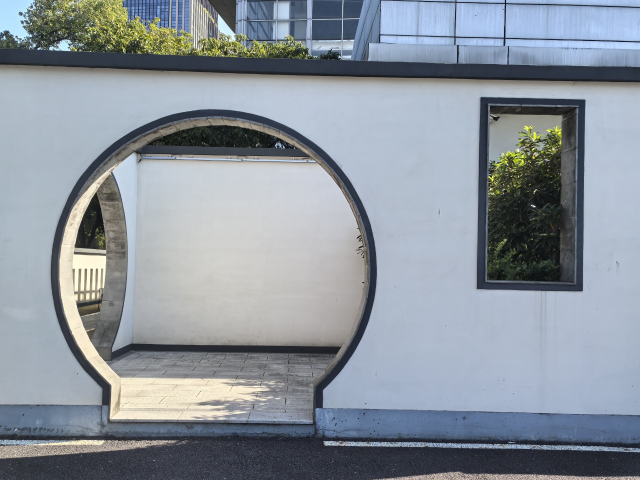
//> input picture 实验课5/实验5 - 副本/实验5/1.jpg, 1280 x 960 px (shown at 1/2 size)
$ ./FileName_with_display   (built with g++ and OpenCV 4)
//> lines starting //> are read from the running program, lines starting //| are printed output that depends on the picture; after the words box and inside, x2 and y2 are one past the last pixel; in counts of white or black regions, pixels touching at a corner belong together
#include <opencv2/opencv.hpp>
#include <iostream>
#include <vector>
#include <string>

using namespace cv;
using namespace std;

/**
 * @brief Detects the inner contour of an archway in an image.
 * @param inputPath The path to the input image.
 * @param outputPath The path where the result image will be saved.
 */
void detectArchContour(const string& inputPath, const string& outputPath) {
    Mat img = imread(inputPath);  // 修改：使用传入的路径参数
    if (img.empty()) {
        cout << "[ERROR] Could not load image: " << inputPath << endl;
        return;
    }

    Mat gray;
    cvtColor(img, gray, COLOR_BGR2GRAY);

    // Gaussian blur to reduce noise
    GaussianBlur(gray, gray, Size(5, 5), 1.55);

    // Canny edge detection
    Mat edges;
    Canny(gray, edges, 50, 155);

    // Morphological closing to connect broken edges
    Mat kernel = getStructuringElement(MORPH_ELLIPSE, Size(6, 6));
    morphologyEx(edges, edges, MORPH_CLOSE, kernel);

    // Find all external contours
    vector<vector<Point>> contours;
    vector<Vec4i> hierarchy;
    findContours(edges, contours, hierarchy, RETR_EXTERNAL, CHAIN_APPROX_SIMPLE);

    double maxArea = 0;
    int bestIdx = -1;

    for (int i = 0; i < (int)contours.size(); ++i) {
        double area = contourArea(contours[i]);
        if (area < 20000) continue; // Filter out small areas

        // Calculate circularity (to determine if it's an arch)
        double perimeter = arcLength(contours[i], true);
        if (perimeter == 0) continue;
        double circularity = 4.0 * CV_PI * area / (perimeter * perimeter);
        if (circularity < 0.05) continue; // Exclude non-circular/non-arch structures

        if (area > maxArea) {
            maxArea = area;
            bestIdx = i;
        }
    }

    Mat result = img.clone();

    if (bestIdx != -1) {
        // Create a mask and fill the original contour
        Mat mask = Mat::zeros(img.size(), CV_8UC1);
        drawContours(mask, contours, bestIdx, Scalar(255), FILLED);

        // Erode the mask to shrink it inwards (controls the inset)
        Mat erodedMask;
        Mat erodeKernel = getStructuringElement(MORPH_ELLIPSE, Size(21, 21)); // Adjustable: inset size
        erode(mask, erodedMask, erodeKernel);

        // Find new contours in the eroded mask (the inner contour)
        vector<vector<Point>> innerContours;
        findContours(erodedMask, innerContours, RETR_EXTERNAL, CHAIN_APPROX_SIMPLE);

        if (!innerContours.empty()) {
            // Select the largest inner contour (usually there's only one)
            int innerBest = 0;
            double maxInnerArea = contourArea(innerContours[0]);
            for (size_t j = 1; j < innerContours.size(); ++j) {
                double a = contourArea(innerContours[j]);
                if (a > maxInnerArea) {
                    maxInnerArea = a;
                    innerBest = j;
                }
            }
            drawContours(result, innerContours, innerBest, Scalar(0, 255, 0), 3);
            cout << "[SUCCESS] Arch contour found and shrunk. Original area: " << maxArea
                << ", Shrunk area: " << maxInnerArea << endl;
        }
        else {
            // Fallback to the original contour if shrinking fails
            drawContours(result, contours, bestIdx, Scalar(0, 255, 0), 3);
            cout << "[WARNING] No valid contour after shrinking. Drawing the original contour. Area: " << maxArea << endl;
        }
    }
    else {
        cout << "[ERROR] No suitable arch contour found for " << inputPath << "!" << endl;
    }

    // 保存结果图像
    imwrite(outputPath, result);

    // ========== 新增：直接展示结果 ==========
    // 缩放图像以适应屏幕显示
    float scale = 0.6;
    Mat showOriginal, showEdges, showResult;

    resize(img, showOriginal, Size(), scale, scale);
    resize(edges, showEdges, Size(), scale, scale);
    resize(result, showResult, Size(), scale, scale);

    // 显示处理过程和结果
    imshow("1. Original Image - " + inputPath, showOriginal);
    imshow("2. Edge Detection - " + inputPath, showEdges);
    imshow("3. Final Result - " + inputPath, showResult);

    cout << "[INFO] Press any key to continue to next image, or ESC to exit..." << endl;

    // 等待用户按键
    int key = waitKey(0);
    if (key == 27) { // ESC键
        cout << "[INFO] User pressed ESC, exiting..." << endl;
        destroyAllWindows();
        exit(0);
    }

    // 关闭当前图像的窗口
    destroyWindow("1. Original Image - " + inputPath);
    destroyWindow("2. Edge Detection - " + inputPath);
    destroyWindow("3. Final Result - " + inputPath);
}

int main() {
    // 修改：使用你项目中实际存在的图像文件
    vector<string> filenames = {
        "1.jpg",
        "2.jpg",
        "3.jpg"
    };

    // 修改：使用指定的保存路径
    string projectRootPath = "";

    // 输出文件夹 - 使用你指定的路径
    string outputFolder = "E:/01_code/opcv/实验课5/实验5/实验5/";

    // 输出路径已指定为绝对路径，无需创建文件夹

    cout << "=== 拱形门内轮廓检测与展示程序 ===" << endl;
    cout << "处理图像文件：";
    for (const string& name : filenames) {
        cout << name << " ";
    }
    cout << endl << endl;

    // Loop through and process each image
    for (const string& filename : filenames) {
        // Construct the correct input path relative to the executable's location
        string inputPath = projectRootPath + filename;

        // Construct the correct output path
        string outputPath = outputFolder + filename;

        cout << "Processing: " << inputPath << endl;
        detectArchContour(inputPath, outputPath);
//> in detectArchContour, img is the input picture: 960 rows x 1280 cols, CV_8UC3; mean B, G, R 156.1, 147.3, 139.2
//> in detectArchContour, `cvtColor(img, gray, COLOR_BGR2GRAY);`:
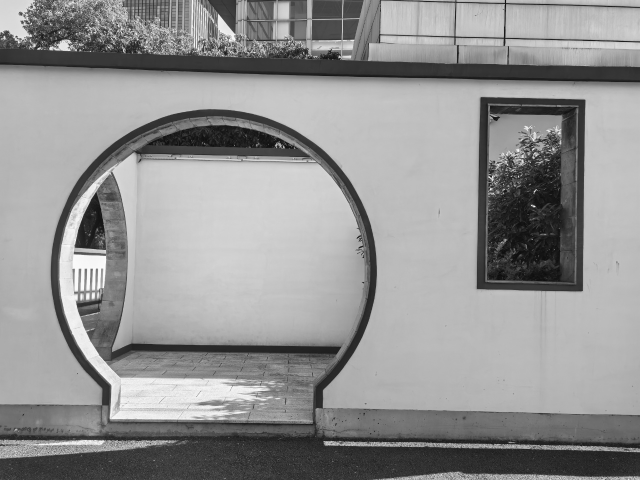
//> gray: 960 rows x 1280 cols, CV_8UC1 (shown at 1/2 size); min 7, max 255, mean 145.9
//> in detectArchContour, `Canny(gray, edges, 50, 155);`:
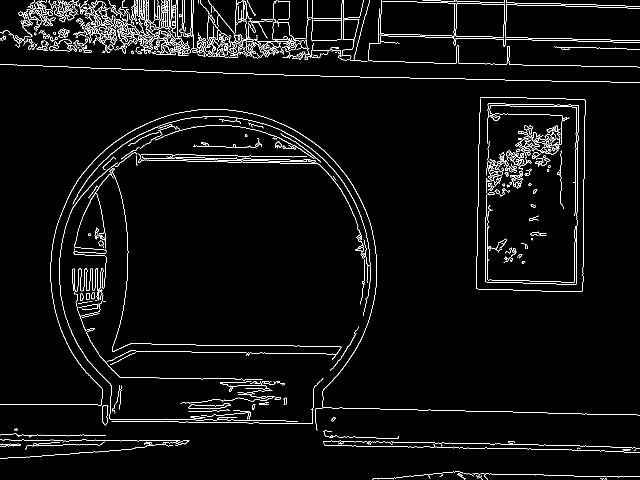
//> edges: 960 rows x 1280 cols, CV_8UC1 (shown at 1/2 size); 3.5% white in thin lines or dots
//> in detectArchContour, `morphologyEx(edges, edges, MORPH_CLOSE, kernel);`:
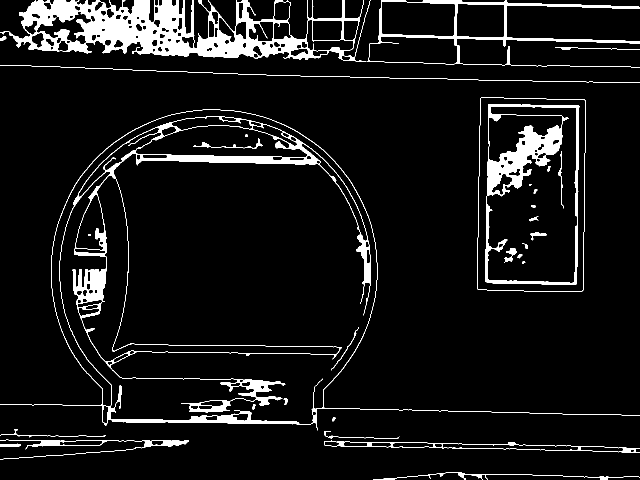
//> edges: 960 rows x 1280 cols, CV_8UC1 (shown at 1/2 size); 7.5% white; 32 white regions (2 under 20 px)
//> in detectArchContour, `findContours(edges, contours, hierarchy, RETR_EXTERNAL, CHAIN_APPROX_S..`: contours = 14 contours, 1 with area under 20; largest, box (x1, y1, x2, y2) and area: (0, 219, 1280, 861) 334428, (954, 195, 1172, 584) 81307, (0, 0, 741, 124) 53562, (734, 0, 1280, 136) 29678, (648, 881, 1280, 906) 5520
//> the loop in detectArchContour, `for (int i = 0; i < (int)contours.size(); ++i)` made 14 passes
//> (area, perimeter, circularity, maxArea) on pass 8: (334428, 3961.5, 0.268, 334428)
//> (area, perimeter, circularity) on passes 9, 13, 14: (81307, 1194.4, 0.716), (29678.5, 2730.8, 0.05), (53562.5, 3882.3, 0.0447)
//> after the loop in detectArchContour, `for (int i = 0; i < (int)contours.size(); ++i)`: maxArea = 334428; bestIdx = 7
//> in detectArchContour, `drawContours(mask, contours, bestIdx, Scalar(255), FILLED);`:
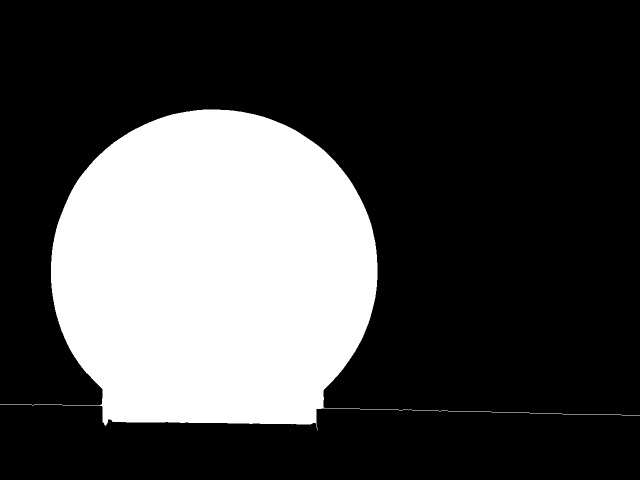
//> mask: 960 rows x 1280 cols, CV_8UC1 (shown at 1/2 size); 27.4% white; 1 white region, box (x1, y1, x2, y2) and area: (0, 219, 1280, 861) 336266
//> in detectArchContour, `erode(mask, erodedMask, erodeKernel);`:
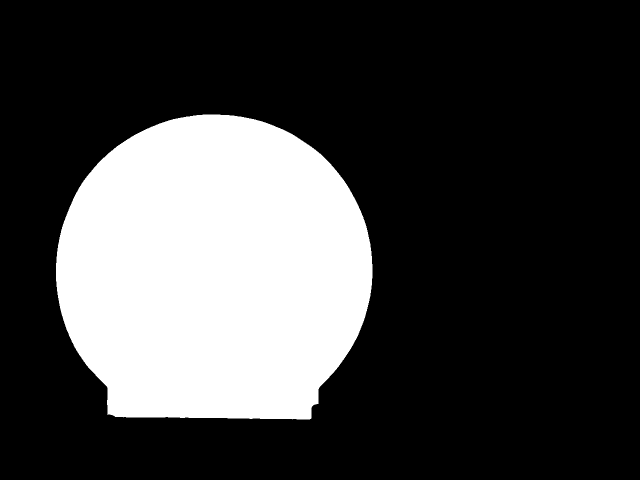
//> erodedMask: 960 rows x 1280 cols, CV_8UC1 (shown at 1/2 size); 25.6% white; 1 white region
//> in detectArchContour, `findContours(erodedMask, innerContours, RETR_EXTERNAL, CHAIN_APPROX_SI..`: innerContours = 1 contour; box (x1, y1, x2, y2) and area: (112, 229, 745, 839) 313235
//> in detectArchContour, `double maxInnerArea = contourArea(innerContours[0]);`: maxInnerArea = 313235
//> after the loop in detectArchContour, `for (size_t j = 1; j < innerContours.size(); ++j)`: innerBest = 0
//> in detectArchContour, `drawContours(result, innerContours, innerBest, Scalar(0, 255, 0), 3);`:
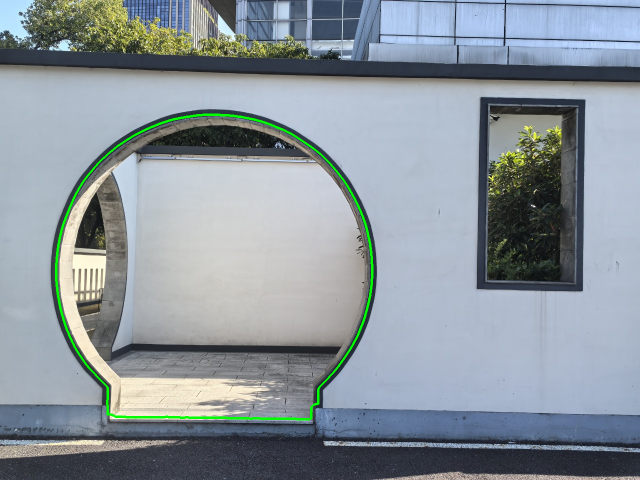
//> result: 960 rows x 1280 cols, CV_8UC3 (shown at 1/2 size); 0.77% of pixels changed, all inside (x1, y1, x2, y2) = (110, 227, 747, 841)
//| [SUCCESS] Arch contour found and shrunk. Original area: 334428, Shrunk area: 313235
//> in detectArchContour, `resize(edges, showEdges, Size(), scale, scale);`:
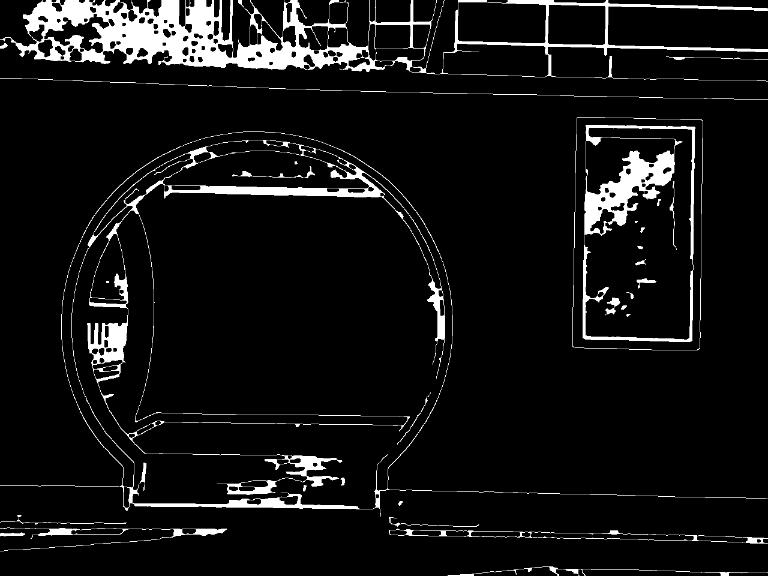
//> showEdges: 576 rows x 768 cols, CV_8UC1; min 0, max 255, mean 19
//> the space key is pressed
    }
//> pass 2 of the loop `for (const string& filename : filenames)`:
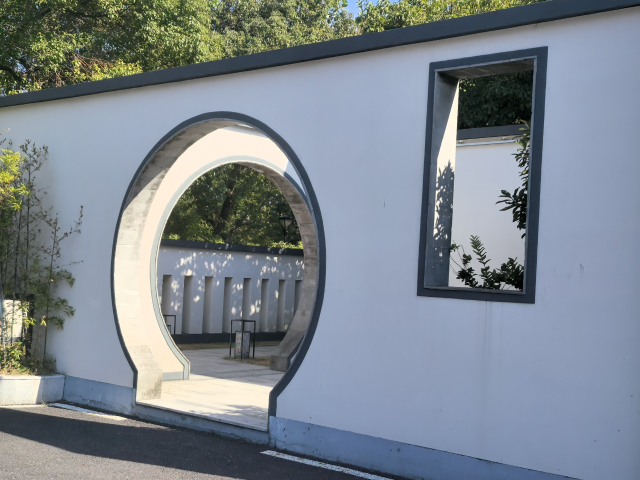
//> input picture 实验课5/实验5 - 副本/实验5/2.jpg, 1280 x 960 px (shown at 1/2 size)
//> in detectArchContour, img is the input picture: 960 rows x 1280 cols, CV_8UC3; mean B, G, R 142.7, 134.1, 125
//> in detectArchContour (call 2), `morphologyEx(edges, edges, MORPH_CLOSE, kernel);`:
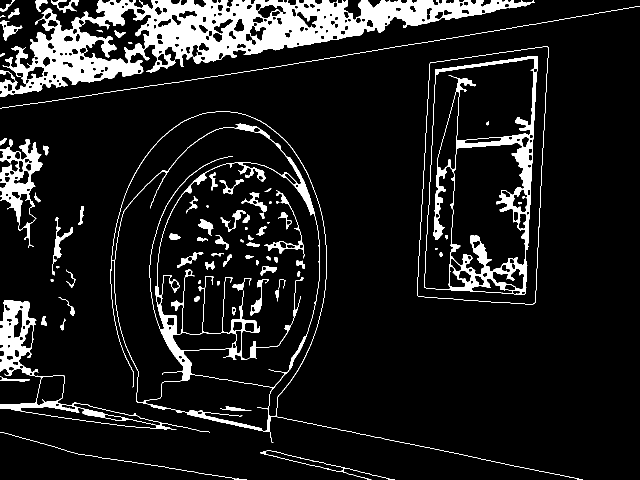
//> edges: 960 rows x 1280 cols, CV_8UC1 (shown at 1/2 size); 10.3% white; 82 white regions (5 under 20 px)
//> contours = 32 contours, 7 with area under 20; largest, box (x1, y1, x2, y2) and area: (221, 223, 1166, 960) 213984, (834, 93, 1097, 609) 116266, (0, 0, 1069, 194) 74631, (0, 600, 420, 865) 17540, (0, 279, 86, 496) 7940
//> the loop in detectArchContour (call 2), `for (int i = 0; i < (int)contours.size(); ++i)` made 32 passes
//> (area, perimeter, circularity, maxArea) on pass 18: (213983.5, 3788.8, 0.187, 213983.5)
//> after the loop in detectArchContour (call 2), `for (int i = 0; i < (int)contours.size(); ++i)`: maxArea = 213983.5; bestIdx = 17
//> mask: 960 rows x 1280 cols, CV_8UC1; 17.6% white; 1 white region, box (x1, y1, x2, y2) and area: (221, 223, 1166, 960) 215696
//> erodedMask: 960 rows x 1280 cols, CV_8UC1; 16.1% white; 1 white region
//> innerContours = 1 contour; box (x1, y1, x2, y2) and area: (234, 233, 644, 853) 196470
//> in detectArchContour (call 2), `double maxInnerArea = contourArea(innerContours[0]);`: maxInnerArea = 196469.5
//> after the loop in detectArchContour (call 2), `for (size_t j = 1; j < innerContours.size(); ++j)`: innerBest = 0
//> result: 960 rows x 1280 cols, CV_8UC3; 0.64% of pixels changed, all inside (x1, y1, x2, y2) = (232, 231, 646, 855)
//| [SUCCESS] Arch contour found and shrunk. Original area: 213984, Shrunk area: 196470
//> in detectArchContour (call 2), `resize(edges, showEdges, Size(), scale, scale);`:
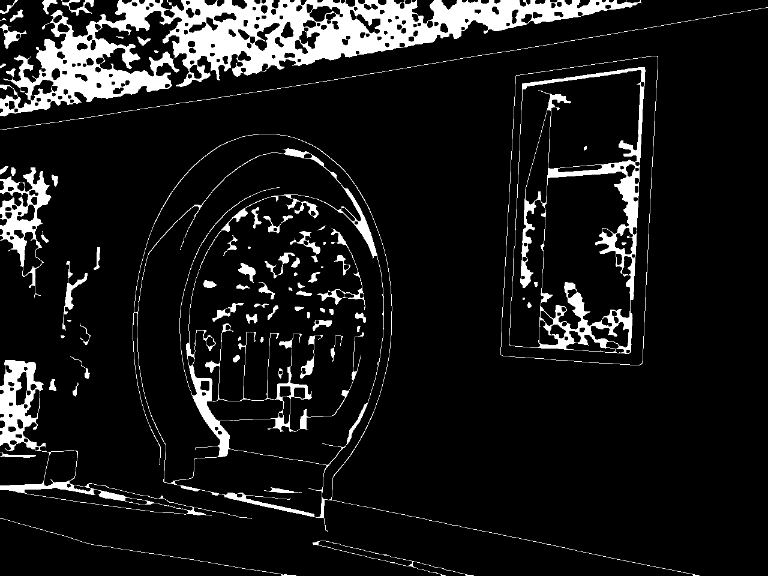
//> showEdges: 576 rows x 768 cols, CV_8UC1; min 0, max 255, mean 26.3
//> the space key is pressed
//> pass 3 of the loop `for (const string& filename : filenames)`:
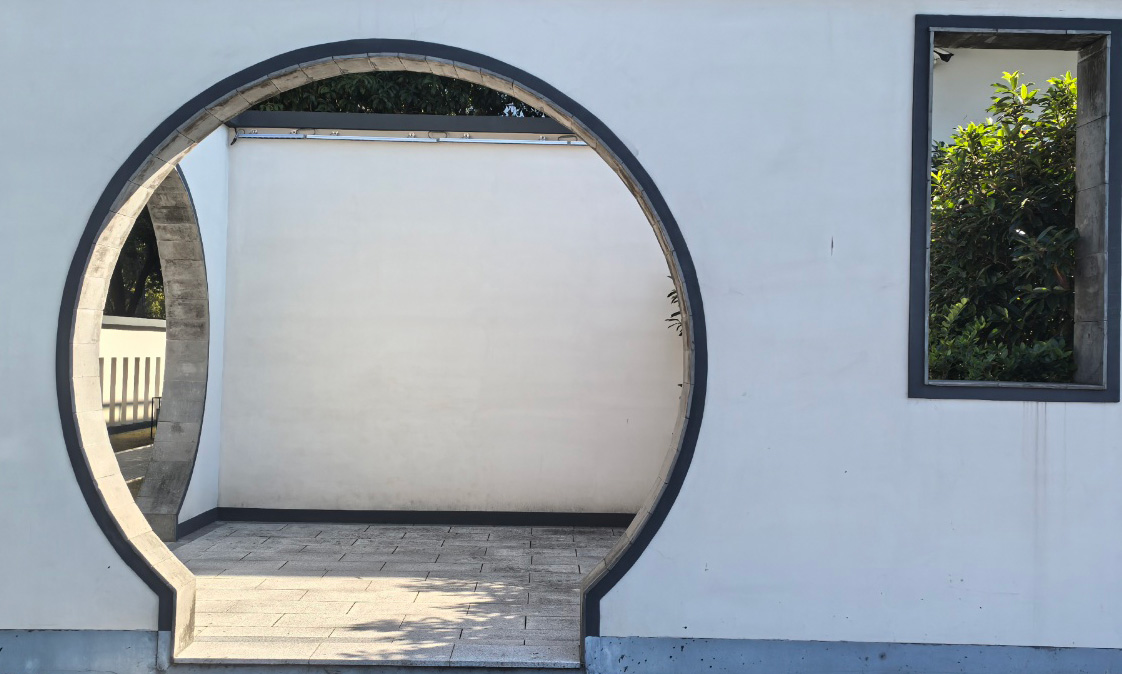
//> input picture 实验课5/实验5 - 副本/实验5/3.jpg, 1122 x 674 px
//> in detectArchContour, img is the input picture: 674 rows x 1122 cols, CV_8UC3; mean B, G, R 166.3, 159, 150.8
//> in detectArchContour (call 3), `morphologyEx(edges, edges, MORPH_CLOSE, kernel);`:
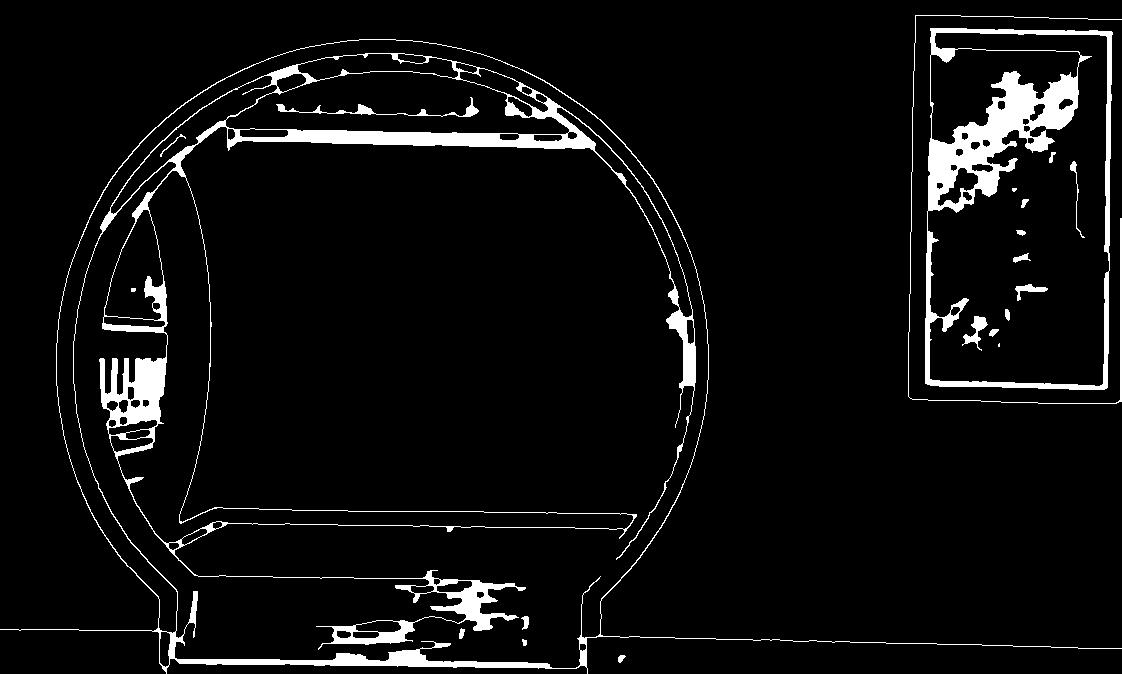
//> edges: 674 rows x 1122 cols, CV_8UC1; 5.6% white; 21 white regions (3 under 20 px)
//> contours = 4 contours; box (x1, y1, x2, y2) and area: (0, 39, 1122, 674) 334437, (925, 28, 1113, 390) 64832, (908, 15, 1122, 404) 188, (618, 655, 626, 663) 30
//> the loop in detectArchContour (call 3), `for (int i = 0; i < (int)contours.size(); ++i)` made 4 passes
//> (area, perimeter, circularity, maxArea) on pass 2: (334437, 3631.8, 0.319, 334437)
//> after the loop in detectArchContour (call 3), `for (int i = 0; i < (int)contours.size(); ++i)`: maxArea = 334437; bestIdx = 1
//> mask: 674 rows x 1122 cols, CV_8UC1; 44.4% white; 1 white region, box (x1, y1, x2, y2) and area: (0, 39, 1122, 674) 336111
//> erodedMask: 674 rows x 1122 cols, CV_8UC1; 41.5% white; 1 white region
//> innerContours = 1 contour; box (x1, y1, x2, y2) and area: (66, 49, 699, 659) 313246
//> in detectArchContour (call 3), `double maxInnerArea = contourArea(innerContours[0]);`: maxInnerArea = 313246
//> after the loop in detectArchContour (call 3), `for (size_t j = 1; j < innerContours.size(); ++j)`: innerBest = 0
//> result: 674 rows x 1122 cols, CV_8UC3
//| [SUCCESS] Arch contour found and shrunk. Original area: 334437, Shrunk area: 313246
//> showOriginal: 404 rows x 673 cols, CV_8UC3
//> in detectArchContour (call 3), `resize(edges, showEdges, Size(), scale, scale);`:
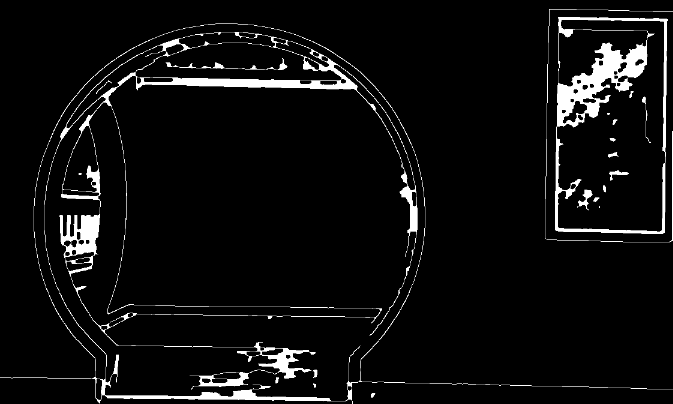
//> showEdges: 404 rows x 673 cols, CV_8UC1; min 0, max 255, mean 14.3
//> showResult: 404 rows x 673 cols, CV_8UC3
//> the space key is pressed

    cout << "\n=== 处理完成 ===" << endl;
    cout << "All images processed! Results saved to '" << outputFolder << "' folder." << endl;
    cout << "Press any key to exit..." << endl;
    waitKey(0);
    destroyAllWindows();

    return 0;
}
